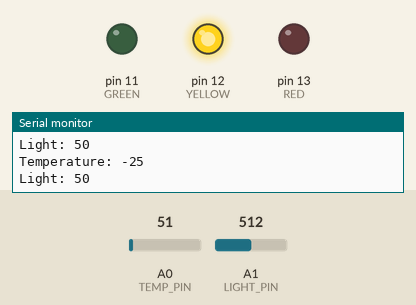
Recording of a sketch running on a simulated Arduino Uno, built with avr-gcc and run on an emulated ATmega328P. Parts: output pins drawn as LEDs (lit = HIGH), the last lines printed to the serial monitor. Inputs (shaded band) come from the test bench; at power-on: A0 (TEMP_PIN) = 51, A1 (LIGHT_PIN) = 512. Random numbers use the default seed unless the sketch sets one.

Above: at 10.8 s.
10.9 s: A0 (TEMP_PIN) set to 95
21.5 s: A0 (TEMP_PIN) set to 112
At 30.6 s:
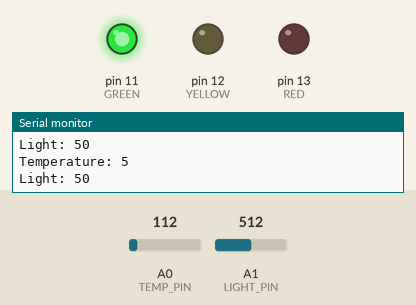
31.5 s: A1 (LIGHT_PIN) set to 228
41.5 s: A1 (LIGHT_PIN) set to 202
At 50.6 s:
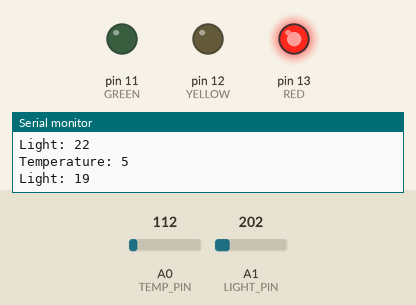
51.5 s: A1 (LIGHT_PIN) set to 306
At 60.7 s:
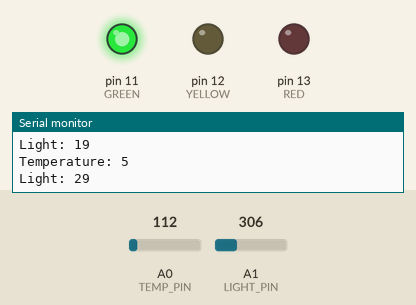
61.5 s: A1 (LIGHT_PIN) set to 122
At 70.7 s:
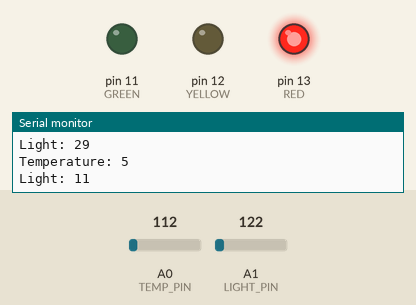
Timing chart, 0 to 72.2 s (numbered marks = the images above; inputs shaded):
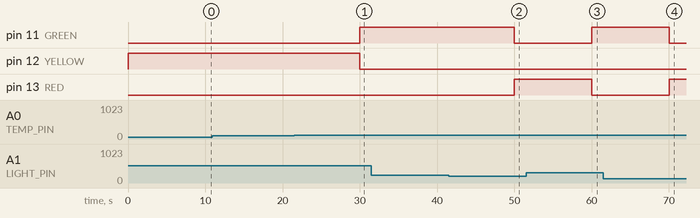

The sketch:

task2.ino
```cpp
// (C) __Mariia Zabolotnia, Joel Celén, Ionel Pop, group: 8__ (2024)
// Work package 3
// Exercise 2
// Submission code: xxxxxx (provided by your TA-s)

// Declare variables for storing Pin values
int RED = 13;    // pin number for red LED
int YELLOW = 12; // pin number for yellow LED
int GREEN = 11;  // pin number for green LED

int TEMP_PIN = A0;
int LIGHT_PIN = A1;

// declare variable to store delay time in seconds
int delaySec = 10;

// main function for setup before execution
void setup()
{
    Serial.begin(9600);      // initialize serial monitor
    pinMode(RED, OUTPUT);    // initialize red pin of type output
    pinMode(YELLOW, OUTPUT); // initialize yellow pin of type output
    pinMode(GREEN, OUTPUT);  // initialize green pin of type output
}

// function that will be executed repetatively
void loop()
{
    // convert analog value of temperature pin to the integer value and get celcius value
    // The formulas were taken from the youtube tutorial
    // reference: https://www.youtube.com/watch?v=cESOwZs_oOE&t=572s&ab_channel=Thetips4you
    int temp = map(((analogRead(TEMP_PIN) - 20) * 3.04), 0, 1023, -40, 125);
    // convert analog value of light pin to integer value using formula
    int light = map(analogRead(LIGHT_PIN), 0, 1023, 0, 100);

    // print temperature message
    Serial.print("Temperature: ");
    // print temperature value
    Serial.println(temp);
    // print light message
    Serial.print("Light: ");
    // print light value
    Serial.println(light);

    // start the logic block that corresponds to the dependencies
    // specified in the task description
    if (light == 0)
    { // if light is 0
        if (temp >= -12)
        {
            setRED();
        } // if temp outside range <-12, light red pin
        else
        {
            setGREEN();
        } // othervise correct, light green pin
    }

    else if (light > 1 && light <= 20)
    { // if light in range 1-20%. Temp should be -12-0
        if (temp < -12)
        {
            setYELLOW();
        } // if temp lower then light yellow pin
        else if (temp > 0)
        {
            setRED();
        } // if temp higher than should be, than red pin
        else
        {
            setGREEN();
        } // othervise correct, light green pin
    }

    else if (light > 21 && light <= 60)
    { // if light in range 21-60%. Temp should be 0-20
        if (temp < 0)
        {
            setYELLOW();
        } // if temp lower then light yellow pin
        else if (temp > 20)
        {
            setRED();
        } // if temp higher than it should be then light yellow pin
        else
        {
            setGREEN();
        } // othervise correct, light green pin
    }

    else if (light > 61 && light < 100)
    { // if light in range 61-100%. Temp should be >=21
        if (temp < 21)
        {
            setYELLOW();
        } // if temp lower than should be, then light yellow pin
        else
        {
            setGREEN();
        } // othervise correct, light green pin
    }

    // delay the execution by delaySec converted to milliseconds
    delay(delaySec * 1000);

    digitalWrite(RED, LOW);    // set red pin to OFF
    digitalWrite(GREEN, LOW);  // set green pin to OFF
    digitalWrite(YELLOW, LOW); // set yellow pin to OFF
}

// helper function to set red pin to ON
void setRED()
{
    digitalWrite(RED, HIGH); // set red pin to ON
}

// helper function to set yellow pin to ON
void setYELLOW()
{
    digitalWrite(YELLOW, HIGH); // set yellow pin to ON
}

// helper function to set green pin to ON
void setGREEN()
{
    digitalWrite(GREEN, HIGH); // set green pin to ON
}
```

main.c
```cpp
// Include section
#include <stdio.h>
#include <stdlib.h>
#include <string.h>
#include <ctype.h>

// declare helper function to clear input buffer
void clearBuffer();
// declare helper function for handling matrix input and validating its values
// it returns a pointer to the first element of the array
int *inputMatrix(int num, int numEl);

// Main function declaration
int main(void)
{
    // declare variables to store user input of matrix dimensions and array to store result of sum
    int row, col, sum[16];
    // ask user to input the matrix size
    printf("Input the size ");
    // scan user input to the variables
    scanf("%d %d", &row, &col);
    // validate user input, as the matrix can be 4x4 max
    if (row > 4 || col > 4)
    {
        // in case of incorrect dimensions, print the error
        printf("Error: invalid matrix size. max is 4x4\n");
        // exit the program
        exit(0);
    }
    // clear buffer of the most recent user input
    clearBuffer();

    // calculate the total number of elements that the matrix will have
    int numEl = (row * col);

    // get input of the matrix 1 and assign pointer to the first element
    int *matrix1 = inputMatrix(1, numEl);
    // get input of the matrix 2 and assign pointer to the first element
    int *matrix2 = inputMatrix(2, numEl);

    // sum the values of the matrices
    for (int i = 0; i < numEl; i++)
    {
        // create a temporary value
        int temp;
        // temp is the sum of values of matrices to where the pointer will point after moving i positions from the start of the array
        temp = *(matrix1 + i) + *(matrix2 + i);
        // assign the value of temp to the element of the sum arr to which the pointer will point after moving it by i positions from start
        *(sum + i) = temp;
    }

    // handle case when matrix is 1x1 so just one number, in case if both matrices are full, then not correct
    if (numEl == 1 && matrix1 != NULL && matrix2 != NULL)
    {
        // print the error message
        printf("invalid, matrix should contain one character\n");
        // exit the program
        exit(0);
    }
    // print the message
    printf("The sum is: \n");
    // initialize helper variable
    int j = col;
    // print the array in the form of matrix
    for (int i = 0; i < j; i++)
    {
        // print the element at the i position
        printf("%d ", sum[i]);
        // if we reached the last element in the column, then we will need to start printing from next line
        // ex: arr[2][4]
        // x x x
        // x x x
        if (i == j - 1)
        {
            // if j has not overflown the max number of elements, then increase it by the amount of columns
            // to be able to start the next row of printing matrix
            // otherwise assign it a value of number of all elements to print them till the end
            j < numEl ? j += col : numEl;
            // print new line character
            printf("\n");
        }
    }
    // terminate the program
    return 0;
}

// helper function to get the matrix input and validate it according to the specification
int *inputMatrix(int num, int numEl)
{
    // initialize pointer to an integer and allocate memory for 16 integers following the first one
    // this way we initialize the space for matrix array
    int *matrix = malloc(16 * sizeof(int));
    // print user message
    printf("Input elements of the matrix %d: ", num);
    // declare helper variable for user input
    int input;
    // declare variable for i outside the for loop to be able to validate the number of iterations == the number of given elements
    int i;
    // declare variable to store character for end of line validation
    char c;
    // loop until i = 16, so that max number of the elements in the matrix is 16, since max matrix is 4x4
    for (i = 0; i <= 16; i++)
    {
        // scan integer and validate it
        if (scanf("%d", &input) != 1)
        {
            // print error message
            printf("invalid character\n");
            // terminate the program
            exit(0);
        }
        // scan next character and check if it is the end of input
        if (((c = getchar()) == '\n') || c == EOF)
        {
            // add input to the matrix
            matrix[i] = input;
            // exit the loop since we encountered the end of input
            break;
        }
        // in case the character wasn't the end character, we put it back not to loose data
        else
        {
            // put back the character to correctly scan the next integer
            // if it's not done, then the array will miss some items
            ungetc(c, stdin);
        }
        // add input to the matrix
        matrix[i] = input;
    }
    // if the amount of elements we scanned is different from expected, then print error
    if (i != numEl - 1)
    {
        // print the error message
        printf("invalid number of arguments\n");
        // terminate the program
        exit(0);
    }
    // return pointer to the first element of the matrix
    return matrix;
}

// helper function for clearing buffer
void clearBuffer()
{
    // declare userInput helper variable
    int userInput;
    // clear input buffer iteratively
    while ((userInput = getchar()) != '\n' && (userInput != EOF))
        ; // do nothing, since we just want to reach the end of input
}
```

task5.c
```cpp
// Include section
#include <stdio.h>
#include <string.h>
#include <ctype.h>
#include <stdlib.h>
#include <time.h>

int MAX = 10;
int main(void)
{
    int arr[MAX];
    int i = 0;
    srand(time(0));
    while (i < MAX)
    {
        arr[i] = rand() % 100;
        i++;
    }

    printf("The value of the address of the array (pointer) is %p\n", &arr);
    printf("First integer in the array is (array[0]): %d\n", arr[0]);
    printf("The last integer in the array is %d\n", arr[MAX - 1]);
    printf("The size of an integer (number of bytes) is %lu\n", sizeof(int));
    printf("The size of the whole array in bytes is %d\n", (int)sizeof(arr));

    printf("\nPrint array with pointers\n");
    int *ptr = arr;
    for (int i = 0; i < MAX; i++)
    {
        printf("%d - %d\n", i, *ptr);
        ptr++;
    }

    printf("\nPrint array with pointers multiplied by two\n");
    int *ptr2 = arr;
    for (int i = 0; i < MAX; i++)
    {
        printf("%d - %d\n", i, *ptr2 * 2);
        ptr2++;
    }
}
```

Measured:
- the behaviour switches between 101 and 102 on A0 (TEMP_PIN) (found by bisection; images 0 and 1)
- the behaviour switches between 215 and 214 on A1 (LIGHT_PIN) (found by bisection; images 1 and 2)
- after the input at 21.5 s, pin 11 (GREEN): LOW → HIGH after 8.5 s; pin 12 (YELLOW): HIGH → LOW after 8.5 s
- after the input at 41.5 s, pin 11 (GREEN): HIGH → LOW after 8.5 s; pin 13 (RED): LOW → HIGH after 8.5 s
- after the input at 51.5 s, pin 11 (GREEN): LOW → HIGH after 8.5 s; pin 13 (RED): HIGH → LOW after 8.5 s
- after the input at 61.5 s, pin 11 (GREEN): HIGH → LOW after 8.5 s; pin 13 (RED): LOW → HIGH after 8.5 s
